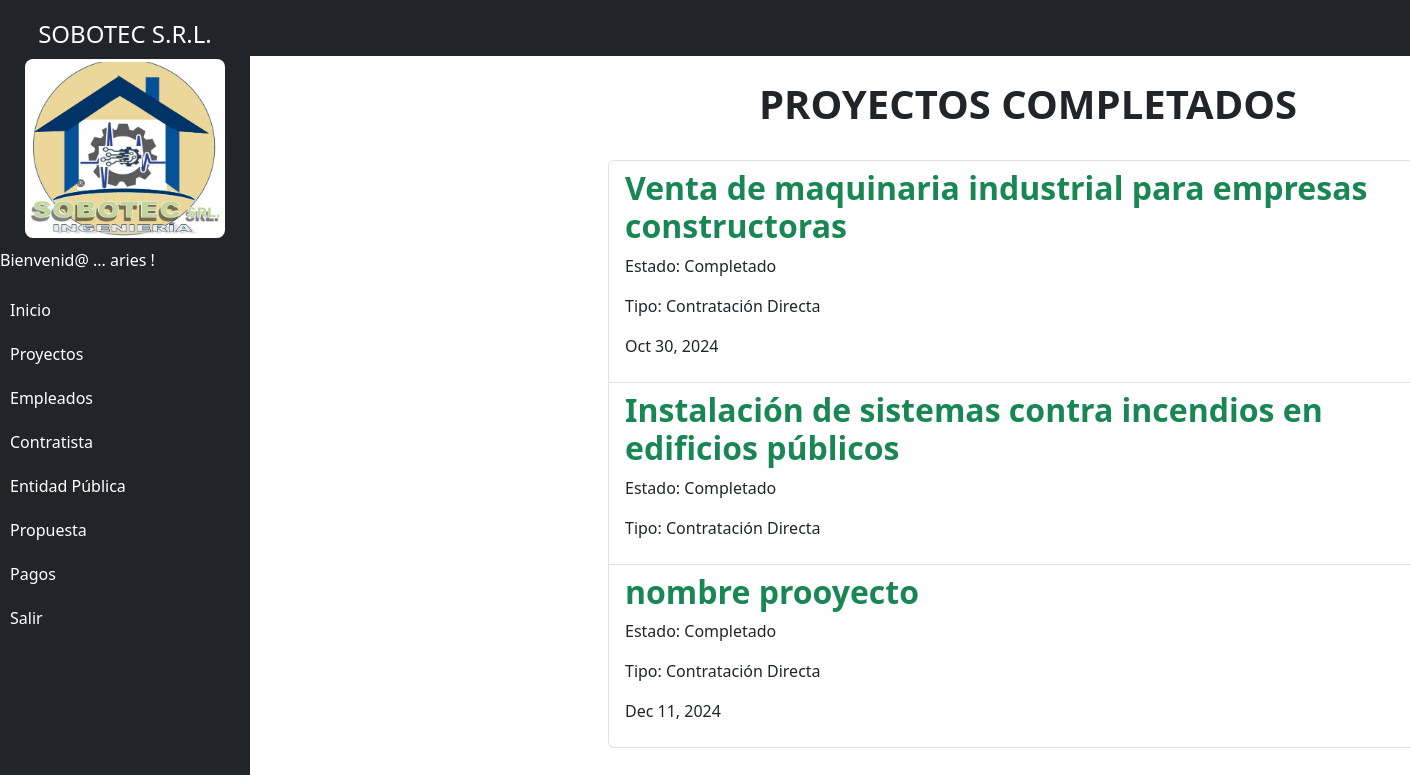
/projects_completed/ (signed in), run on the app's committed database.
### projects/models.py (models this page shows, shortened)
class AuditModel(models.Model):
    created = models.DateTimeField(auto_now_add=True, verbose_name="Fecha Creación")
    updated_at = models.DateTimeField(auto_now=True, verbose_name="Fecha Actualización")
    deleted_at = models.DateTimeField(null=True, blank=True, verbose_name="Fecha Eliminación")
    is_active = models.BooleanField(default=True, verbose_name="Activo")
    class Meta:
        abstract = True

class Project(AuditModel):
    PROJECT_STATUS_CHOICES = [
        ('pendiente', 'Pendiente'),         # Pendiente
        ('en_progreso', 'En Progreso'), # En Proceso
        ('completado', 'Completado'),     # Terminado
    ]
    PROJECT_TYPE_CHOICES = [
        ('licitacion', 'Licitación'),            # Licitación
        ('contratacion_directa', 'Contratación Directa'),  # Contratación directa
    ]
    PAYMENT_STATE_CHOICES = [
        ('no_pagado', 'No Pagado'),
        ('parcial', 'Pago Parcial'),
        ('pagado', 'Pagado Completo'),
    ]
    code = models.CharField(max_length=20, unique=True, verbose_name="Proyecto Codigo")
    name = models.CharField(max_length=200, unique=True, verbose_name="Proyecto Nombre")
    description = models.TextField(blank=True, verbose_name="Proyecto Descripcion")
    start_date = models.DateField(verbose_name="Fecha Inicio Proyecto")
    end_date = models.DateField(null=True, blank=True, verbose_name="Fecha Final Proyecto")
    project_status = models.CharField(max_length=20, choices=PROJECT_STATUS_CHOICES, default='pendiente', verbose_name="Proyecto Estado")
    project_type = models.CharField(max_length=30, choices=PROJECT_TYPE_CHOICES, default='contratacion_directa', verbose_name="Proyecto Tipo")
    photo_signed_contract = models.ImageField(upload_to="contrato_firmado",null = True, blank= True, verbose_name="Contrato Firmado")
    payment_status = models.CharField(max_length=20, choices=PAYMENT_STATE_CHOICES, default='no_pagado', verbose_name="Estado de Pago")
    user = models.ForeignKey(User, on_delete=models.CASCADE)# Empleado que herede de user
    assigned_employee = models.ForeignKey(Employee, on_delete=models.CASCADE, null=True, blank=True, verbose_name="Empleado Asignado")
    contractor = models.ForeignKey(Contractor, on_delete=models.CASCADE, null=True, blank=True, verbose_name="Contratista")
    proposal = models.OneToOneField(Proposal, on_delete=models.CASCADE, null=True, blank=True, verbose_name="Propuesta")
    is_active = models.BooleanField(default=True, verbose_name="Activo")
    total_amount = models.DecimalField(max_digits=10, decimal_places=2, verbose_name="Monto Total del Proyecto")

### projects/views.py (the view)
# urls.py: path('projects_completed/', views.projects_completed, name='projects_completed'),
@login_required
def projects_completed(request):
    projects = Project.objects.filter(user= request.user, project_status__in =['completado'], is_active=True)
    return render(request, 'projects_completes.html', {
        'projects': projects
    })

### projects/templates/projects_completes.html
{% extends 'base.html' %}
{% block content %}
<main class="container">
    <div class="row">
        <div class="col-md-8 offset-md-3">
            <h1 class="text-center display-6 py-4 fw-bold"> PROYECTOS COMPLETADOS
            </h1>
            <ul class="list-group">
                {% for project in projects %}
                <a class="list-group-item" href="{% url 'project_detail' project.id %}">
                    <header class="d-flex justify-content-between">
                        {% if project.project_status == 'completado' %}
                        <h2 class="fw-bold text-success">{{project.name}}</h2>
                        {% endif %}
                    </header>
                    <p>Estado: {{project.get_project_status_display}}</p>
                    <p>Tipo: {{project.get_project_type_display }}</p>
                    <p>{{project.end_date|date:"M j, Y"}}</p>
                </a>
                {% endfor %}
            </ul>
        </div>
    </div>
</main>
{% endblock %}

### projects/templates/base.html (shortened to what this page needs)
{% load static %}
<!DOCTYPE html>
<html lang="en">
  <head>
    <link
      rel="stylesheet"
      href="https://cdn.jsdelivr.net/npm/bootstrap@5.3.3/dist/css/bootstrap.min.css"
    />
  </head>
  <body>
    <nav class="navbar navbar-expand-lg navbar-dark bg-dark">
      <div class="container-fluid">
        <a class="navbar-brand" href="#">SOBOTEC S.R.L.</a>
      </div>
    </nav>
    <div class="sidebar bg-dark collapse show" id="sidebar">
      <h4 class="text-center text-white">SOBOTEC S.R.L.</h4>
      <img src="/static/common/logo.png" alt="Logo de la empresa">
      <ul class="nav flex-column">
        {% if user.is_authenticated %}
        <p class="text-white"> Bienvenid@ ... {{ user.username }} !</p>
        <li class="nav-item">
          <a class="nav-link" href="/">Inicio</a>
        </li>
        <li class="nav-item">
          <a
            class="nav-link"
            data-bs-toggle="collapse"
            href="#projectSubmenu"
            role="button"
            aria-expanded="false"
            aria-controls="projectSubmenu"
          >
            Proyectos
          </a>
        </li>
        <li class="nav-item">
          <a
            class="nav-link"
            data-bs-toggle="collapse"
            href="#employeeSubmenu"
            role="button"
            aria-expanded="false"
            aria-controls="employeeSubmenu"
          >
          Empleados
          </a>
        </li>
        <li class="nav-item">
          <a
            class="nav-link"
            data-bs-toggle="collapse"
            href="#contractorSubmenu"
            role="button"
            aria-expanded="false"
            aria-controls="contractorSubmenu"
          >
          Contratista
          </a>
        </li>
        <li class="nav-item">
          <a
            class="nav-link"
            data-bs-toggle="collapse"
            href="#public_entitieSubmenu"
            role="button"
            aria-expanded="false"
            aria-controls="public_entitieSubmenu"
          >
          Entidad Pública
          </a>
        </li>
        <li class="nav-item">
          <a
            class="nav-link"
            data-bs-toggle="collapse"
            href="#proposalSubmenu"
            role="button"
            aria-expanded="false"
            aria-controls="proposalSubmenu"
          >
          Propuesta
          </a>
        </li>
        <li class="nav-item">
          <a
            class="nav-link"
            data-bs-toggle="collapse"
            href="#paymentSubmenu"
            role="button"
            aria-expanded="false"
            aria-controls="paymentSubmenu"
          >
          Pagos
          </a>
        </li>
        <li class="nav-item">
          <a class="nav-link" href="{% url 'signout' %}">Salir</a>
        </li>
        {% endif %}
      </ul>
    </div>
    <div class="container" style="margin-left: 260px; transition: margin-left 0.3s ease-in-out;">
      {% block content %} {% endblock %}
    </div>
  </body>
</html>

### projects/templates/base.html (style rules this page uses)
.sidebar { height: 100vh; width: 250px; position: fixed; top: 0; left: 0; background-color: #343a40; padding-top: 20px; transition: all 0.3s ease-in-out; overflow-y: auto; }
.sidebar a { color: #ffffff !important; text-decoration: none; padding: 10px; display: block; }
.sidebar img { display: block; margin: 10px auto; width: 80%; border-radius: 8px; }

### data on the page
Project: name "Venta de maquinaria industrial para empresas constructoras", project_status "Completado", project_type "Contratación Directa", end_date "Oct 30, 2024"
Project: name "Instalación de sistemas contra incendios en edificios públicos", project_status "Completado", project_type "Contratación Directa"
Project: name "nombre prooyecto", project_status "Completado", project_type "Contratación Directa", end_date "Dec 11, 2024"

### other printed values
{{ user.username }} "aries"
